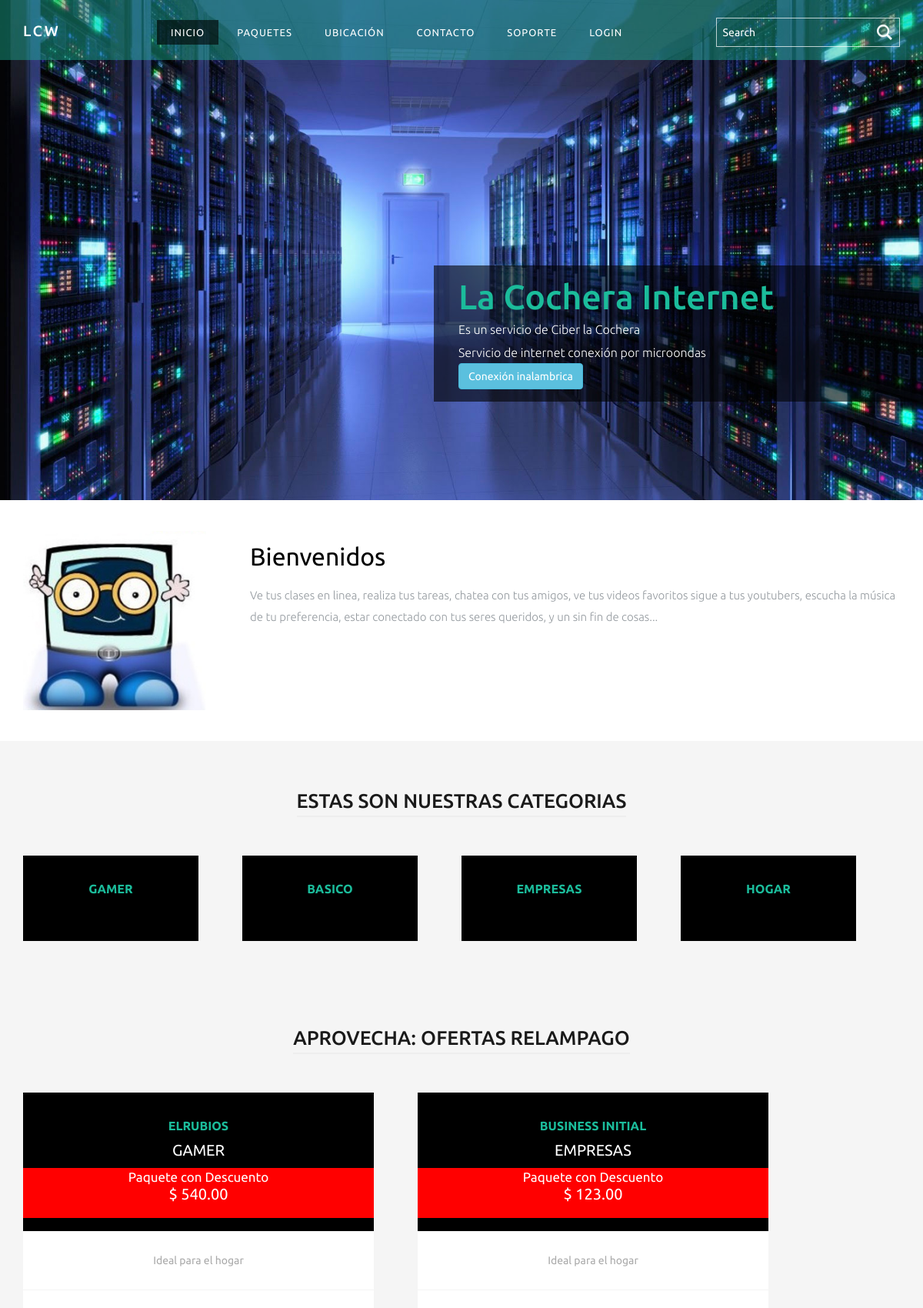
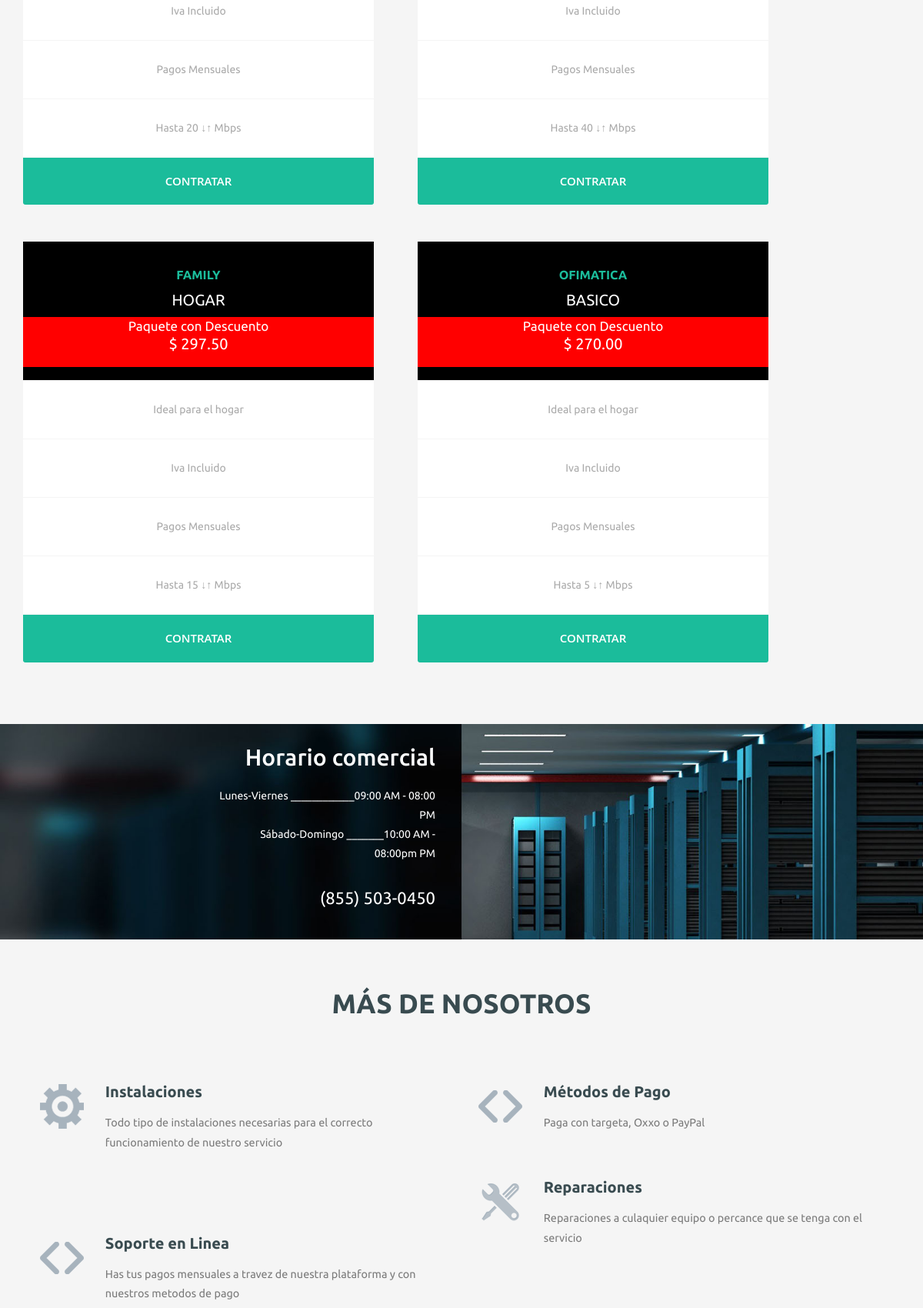
The page / (upper part) on the database its author committed (2 pictures, top to bottom).
### tables this page shows
CREATE TABLE `categorias` (
  `idCategoria` int(11) NOT NULL AUTO_INCREMENT,
  `Categoria` text DEFAULT NULL,
  `descripcion` text DEFAULT NULL,
  PRIMARY KEY (`idCategoria`)
);

CREATE TABLE `paquetes` (
  `idPaquete` int(11) NOT NULL AUTO_INCREMENT,
  `idCategoria` int(11) NOT NULL,
  `nombrepaquete` varchar(100) DEFAULT NULL,
  `megas` varchar(100) DEFAULT NULL,
  `descripcion` text DEFAULT NULL,
  `imagen` varchar(100) DEFAULT NULL,
  `precio` decimal(10,0) DEFAULT NULL,
  `descuento` decimal(10,2) DEFAULT NULL,
  PRIMARY KEY (`idPaquete`),
  KEY `idCategoria` (`idCategoria`),
  CONSTRAINT `paquetes_ibfk_1` FOREIGN KEY (`idCategoria`) REFERENCES `categorias` (`idCategoria`)
);

### include/conexion.php (called while the page is built, shortened)
<?php
class ConexionSql{
	private $_Conn;
	private $_Usuario;
	private $_Clave;
	private $_BaseDatos;
	private $_Servidor;
	public function __construct($Servidor,$Usuario,$Clave,$Bd)
	{
		$this->_Servidor=$Servidor;
		$this->_Usuario=$Usuario;
		$this->_Clave=$Clave;
		$this->_BaseDatos=$Bd;
	}
	public function Conectar(){
		if (!$this->_Conn= new mysqli($this->_Servidor,$this->_Usuario,$this->_Clave,$this->_BaseDatos))
		throw new Exception("Error, no se conecto al servidor ");
	}
	public function ConsultaSql($sql){
		$this->_ResultadoSql=array();
		$resultado=$this->_Conn->multi_query($sql);
		if (!$resultado)
			throw new Exception("Error en la consulta ".$sql);
		else{
			$fila=0;
			do{
				if ($result=$this->_Conn->store_result()){
					while($row=$result->fetch_row()){
						$columna=0;
						foreach($row as $valor){
							$this->_ResultadoSql[$fila][$columna]=$valor;
							$columna++;
						}
						$fila++;
					}
				}
			}while($this->_Conn->more_results() and $this->_Conn->next_result());
			return $this->_ResultadoSql;
		}
	}
}
if(isset($_ENV["HOSTNAME"]) && isset($_ENV["USERNAME"]) && isset($_ENV["PASSWORD"]) && isset($_ENV["DATABASE"])){
	$conexion = new ConexionSql($_ENV["HOSTNAME"],$_ENV["USERNAME"], $_ENV["PASSWORD"],$_ENV["DATABASE"]);
}else{
	$conexion = new ConexionSql("localhost","root", "","WISPCH");
}
?>

### index.php (the view, shortened to what this page needs)
<?php
include './include/conexion.php';
$conexion->Conectar();
$paquetes = $conexion->ConsultaSql("call getPaquetes();");
$categorias = $conexion->ConsultaSql("select categoria from categorias");
?>
<!DOCTYPE HTML>
<html>
<head>
	<link href="css/bootstrap.css" rel='stylesheet' type='text/css' />
	<link href="css/style.css" rel='stylesheet' type='text/css' />
	<link href="css/nav.css" rel="stylesheet" type="text/css" media="all" />
</head>
<div class="banner">
	<div class="header">
		<div class="container">
			<div class="logo">
				<a href="index.php">
					<h3><span>LCW</span></h3>
				</a>
			</div>
			<div class="search-bar">
				<input type="text" value="Search" onfocus="this.value = '';" onblur="if (this.value == '') {this.value = 'Search';}">
				<input type="submit" value="" />
			</div>
			<div class="banner-top">
				<ul class="nav banner-nav">
					<li><a class="active" href="index.php">Inicio</a></li>
					<li><a href="paquetes.php">Paquetes</a></li>
					<li class="dropdown1"><a href="ubicacion.html">Ubicación</a></li>
					<li class="dropdown1"><a href="about.html">Contacto</a></li>
					<li class="dropdown1"><a href="support.html">Soporte</a></li>
					<li class="dropdown1"><a href="login.php">Login</a></li>
				</ul>
			</div>
			<div class="clearfix"> </div>
		</div>
	</div>
	<div class="banner-info">
		<h1>La Cochera Internet</h1>
		<p>Es un servicio de Ciber la Cochera</p>
		<p>Servicio de internet conexión por microondas</p>
		<input type="button" class="btn btn-info" value="Conexión inalambrica">
	</div>
</div>
<div class="best">
	<div class="container">
		<article>
			<figure class="float-left"><img src="images/body.png" alt="Placeholder"></figure>
			<h2>Bienvenidos</h2>
			<p>Ve tus clases en linea, realiza tus tareas, chatea con tus amigos, ve tus videos favoritos sigue a tus youtubers, escucha la música de tu preferencia, estar conectado con tus seres queridos, y un sin fin de cosas...</p>
		</article>
	</div>
</div>
<div class="plans">
	<div class="container">
		<h2 class="heading">Estas son nuestras categorias</h2>
		<?php
		for ($r = 0; $r < count($categorias); $r++) {
		?>
			<div class="col-md-4 one_third pricing">
				<div class="pricing_top">
					<h6> <a href="paquetes.php"><?= utf8_encode($categorias[$r][0]) ?></a></h6> <br>
				</div>
			</div>
		<?php
		}
		?>
	</div>
	<div class="plans">
		<div class="container">
			<h2 class="heading">Aprovecha: Ofertas Relampago </h2>
			<?php
			for ($r = 0; $r < count($paquetes); $r++) {
				if($paquetes[$r][7]==1){
			?>
				<div class="col-md-4 one_third pricing one_third2">
					<div class="pricing_top">
						<h6><?= utf8_encode($paquetes[$r][1]) ?></h6> <br>
						<p style="color: white !important;"><sup><?= utf8_encode($paquetes[$r][4]) ?></sup></p>
						<div style="background-color: red; height:65px">
						<p style="font-size: 17px !important;">Paquete con Descuento</p>
						<p style="margin-top: 10px;"><sup>$ <?= utf8_encode($paquetes[$r][6]) ?></sup> </p>
						</div>
					</div>
					<div class="pricing_middle">
						<ul>
							<li>Ideal para el hogar</li>
							<li>Iva Incluido</li>
							<li>Pagos Mensuales</li>
							<li>Hasta <?= utf8_encode($paquetes[$r][2]) ?> ↓↑ Mbps</li>
						</ul>
					</div>
					<div class="pricing_bottom">
						<a href="/login.php">Contratar</a>
					</div>
				</div>
			<?php
				}
			}
			?>
		</div>
	</div>
	<div class="fullwidth-section semi-background">
		<div class="fullwidth-bg">
			<div class="overlay left-aligned">
				<div class="dt-sc-one-half column first">
					<div class="dt-support">
						<h2>Horario comercial</h2>
						<p>Lunes-Viernes ____________09:00 AM - 08:00 PM<br>
							Sábado-Domingo _______10:00 AM - 08:00pm PM </p>
						<span>(855) 503-0450</span>
					</div>
				</div>
			</div>
		</div>
	</div>
	<div class="service-section" id="service">
		<div class="container">
			<div class="service-section-head text-center wow fadeInRight" data-wow-delay="0.4s">
				<h3>Más de Nosotros</h3>
			</div>
			<div class="service-section-grids">
				<div class="col-md-6 service-grid">
					<div class="service-section-grid wow bounceIn" data-wow-delay="0.4s">
						<div class="icon">
							<i class="s1"></i>
						</div>
						<div class="icon-text">
							<h4>Instalaciones</h4>
							<p>Todo tipo de instalaciones necesarias para el correcto funcionamiento de nuestro servicio</p>
						</div>
						<div class="clearfix"></div>
					</div>
					<div class="service-section-grid wow bounceIn" data-wow-delay="0.4s">
						<div class="clearfix"></div>
					</div>
					<div class="service-section-grid wow bounceIn" data-wow-delay="0.4s">
						<div class="icon">
							<i class="s3"></i>
						</div>
						<div class="icon-text">
							<h4>Soporte en Linea</h4>
							<p>Has tus pagos mensuales a travez de nuestra plataforma y con nuestros metodos de pago</p>
						</div>
						<div class="clearfix"></div>
					</div>
				</div>
				<div class="col-md-6 service-grid">
					<div class="service-section-grid wow bounceIn" data-wow-delay="0.4s">
						<div class="icon">
							<i class="s3"></i>
						</div>
						<div class="icon-text">
							<h4>Métodos de Pago</h4>
							<p>Paga con targeta, Oxxo o PayPal</p>
						</div>
						<div class="clearfix"></div>
					</div>
					<div class="service-section-grid wow bounceIn" data-wow-delay="0.4s">
						<div class="icon">
							<i class="s5"></i>
						</div>
						<div class="icon-text">
							<h4>Reparaciones</h4>
							<p>Reparaciones a culaquier equipo o percance que se tenga con el servicio</p>
						</div>
						<div class="clearfix"></div>
					</div>
					<div class="service-section-grid wow bounceIn" data-wow-delay="0.4s">
						<div class="clearfix"></div>
					</div>
				</div>
				<div class="clearfix"></div>
			</div>
		</div>
	</div>
	</body>
</html>

### css/nav.css (style rules this page uses)
.nav { position: relative; margin: 0; }
ul.nav { padding: 0; list-style: none; }
.nav > li { display: inline-block; float: left; margin: 0; }
.nav > li:nth-child(1) { display: block; color: #FFED04; margin: 0; font-size: 11px; border: none; letter-spacing: 1px; background: none; }
.banner-nav > li { background: none; }
.banner-nav > li > a { font-weight: 400; font-style: normal !important; font-family: 'Ubuntu', sans-serif; padding: 7px 20px !important; color: #fff !important; margin: 0 5px! important; font-size: 14px !important; letter-spacing: 1px !important; text-transform: uppercase; }
.banner-nav > li > a.active { background: rgba(0, 0, 0, 0.6); }
.nav > li > a { padding: 0px 26px 0 15px; display: block; color: #FFED04; margin: 0; font-size: 11px; letter-spacing: 1px; }
.nav > li > ul li ul, .nav li >ul li, .nav > li > .fulldrop, .nav > li > .coldrop, .nav > li > ul, .nav > li { transition: all 0.3s ease-in-out; -moz-transition: all 0.3s ease-in-out; -webkit-transition: all 0.3s ease-in-out; -o-transition: all 0.3s ease-in-outs; }
@media all and (max-width:1280px) { .nav > li > a { 4font-size: 13px; letter-spacing: 0; } }
@media only screen and (max-width:1280px) { .banner-nav > li > a { padding: 7px 18px !important; margin: 0 3px! important; font-size: 13px !important; } }

### rows shown on the page
categorias: Categoria "GAMER"
categorias: Categoria "BASICO"
categorias: Categoria "EMPRESAS"
categorias: Categoria "HOGAR"
paquetes: nombrepaquete "ELRUBIOS", idCategoria.Categoria "GAMER", descuento "540.00", megas "20"
paquetes: nombrepaquete "BUSINESS INITIAL", idCategoria.Categoria "EMPRESAS", descuento "123.00", megas "40"
paquetes: nombrepaquete "FAMILY", idCategoria.Categoria "HOGAR", descuento "297.50", megas "15"
paquetes: nombrepaquete "OFIMATICA", idCategoria.Categoria "BASICO", descuento "270.00", megas "5"
